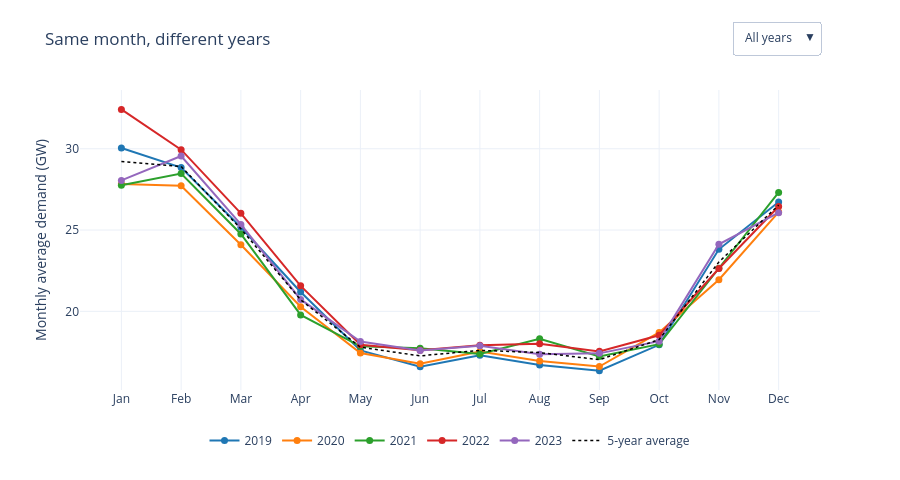

This figure's notebook cell:
### Code cell
months = ["Jan", "Feb", "Mar", "Apr", "May", "Jun", "Jul", "Aug", "Sep", "Oct", "Nov", "Dec"]
monthly = d.groupby([d.index.year, d.index.month])["gw"].mean().unstack(0)
avg5 = monthly.mean(axis=1)
years = list(monthly.columns)
colors = ["#1f77b4", "#ff7f0e", "#2ca02c", "#d62728", "#9467bd"]

fig2 = go.Figure()
for yr, col in zip(years, colors):
    diff = (monthly[yr] / avg5 - 1) * 100
    fig2.add_scatter(
        x=months, y=monthly[yr], customdata=diff, mode="lines+markers", name=str(yr),
        line=dict(color=col, width=2), marker=dict(color=col, size=7),
        hovertemplate=f"<b>{yr}</b> %{{x}}: %{{y:.1f}} GW<br>%{{customdata:+.1f}}% vs 5-year average"
                      "<extra></extra>")
fig2.add_scatter(x=months, y=avg5, mode="lines", name="5-year average",
                 line=dict(color="black", width=1.5, dash="dot"),
                 hovertemplate="5-year average %{x}: %{y:.1f} GW<extra></extra>")

def highlight(sel):
    """Colour the selected year, grey out the others (the average line stays black)."""
    c = [col if (sel is None or yr == sel) else "lightgrey" for yr, col in zip(years, colors)]
    w = [3.5 if yr == sel else (2 if sel is None else 1.2) for yr in years]
    return [{"line.color": c + ["black"], "marker.color": c + ["black"],
             "line.width": w + [1.5]}]

buttons = [dict(label="All years", method="restyle", args=highlight(None))]
buttons += [dict(label=str(yr), method="restyle", args=highlight(yr)) for yr in years]

fig2.update_layout(
    title="Same month, different years",
    yaxis_title="Monthly average demand (GW)",
    template="plotly_white", height=480, hovermode="closest",
    margin=dict(t=90, b=90),
    legend=dict(orientation="h", yanchor="top", y=-0.12, x=0.5, xanchor="center"),
    updatemenus=[dict(type="dropdown", buttons=buttons, x=1, xanchor="right",
                      y=1.12, yanchor="bottom", showactive=True)])
fig2.write_html(FIG / "demand_by_year.html")
fig2.show()

### Figure 1 — Plotly figure (JSON) as saved in the notebook; plotly's stock layout.template omitted (floating-point values rounded to 4 significant figures)
{"data": [{"customdata": [2.825, -0.2239, 0.3669, 2.306, -1.104, -3.886, -1.758, -4.353, -3.949, -1.773, 3.389, 0.7412], "hovertemplate": "<b>2019</b> %{x}: %{y:.1f} GW<br>%{customdata:+.1f}% vs 5-year average<extra></extra>", "line": {"color": "#1f77b4", "width": 2}, "marker": {"color": "#1f77b4", "size": 7}, "mode": "lines+markers", "name": "2019", "type": "scatter", "x": ["Jan", "Feb", "Mar", "Apr", "May", "Jun", "Jul", "Aug", "Sep", "Oct", "Nov", "Dec"], "y": [30.05, 28.84, 25.17, 21.19, 17.6, 16.59, 17.3, 16.7, 16.36, 17.94, 23.82, 26.73]}, {"customdata": [-4.764, -4.099, -3.933, -2.067, -2.022, -2.785, -0.405, -2.998, -2.458, 2.417, -4.715, -1.608], "hovertemplate": "<b>2020</b> %{x}: %{y:.1f} GW<br>%{customdata:+.1f}% vs 5-year average<extra></extra>", "line": {"color": "#ff7f0e", "width": 2}, "marker": {"color": "#ff7f0e", "size": 7}, "mode": "lines+markers", "name": "2020", "type": "scatter", "x": ["Jan", "Feb", "Mar", "Apr", "May", "Jun", "Jul", "Aug", "Sep", "Oct", "Nov", "Dec"], "y": [27.83, 27.72, 24.09, 20.28, 17.44, 16.78, 17.53, 16.94, 16.61, 18.71, 21.95, 26.11]}, {"customdata": [-5.006, -1.481, -1.282, -4.501, 0.2994, 2.714, -1.245, 4.862, 1.123, -1.555, -1.666, 2.947], "hovertemplate": "<b>2021</b> %{x}: %{y:.1f} GW<br>%{customdata:+.1f}% vs 5-year average<extra></extra>", "line": {"color": "#2ca02c", "width": 2}, "marker": {"color": "#2ca02c", "size": 7}, "mode": "lines+markers", "name": "2021", "type": "scatter", "x": ["Jan", "Feb", "Mar", "Apr", "May", "Jun", "Jul", "Aug", "Sep", "Oct", "Nov", "Dec"], "y": [27.76, 28.48, 24.76, 19.78, 17.85, 17.73, 17.39, 18.31, 17.22, 17.98, 22.65, 27.32]}, {"customdata": [10.95, 3.582, 3.774, 4.142, 0.8489, 2.009, 1.786, 3.089, 3.002, 1.448, -1.73, -0.3171], "hovertemplate": "<b>2022</b> %{x}: %{y:.1f} GW<br>%{customdata:+.1f}% vs 5-year average<extra></extra>", "line": {"color": "#d62728", "width": 2}, "marker": {"color": "#d62728", "size": 7}, "mode": "lines+markers", "name": "2022", "type": "scatter", "x": ["Jan", "Feb", "Mar", "Apr", "May", "Jun", "Jul", "Aug", "Sep", "Oct", "Nov", "Dec"], "y": [32.42, 29.94, 26.03, 21.57, 17.95, 17.61, 17.92, 18.0, 17.54, 18.53, 22.64, 26.45]}, {"customdata": [-4.001, 2.222, 1.074, 0.1202, 1.977, 1.947, 1.621, -0.5989, 2.282, -0.5364, 4.722, -1.763], "hovertemplate": "<b>2023</b> %{x}: %{y:.1f} GW<br>%{customdata:+.1f}% vs 5-year average<extra></extra>", "line": {"color": "#9467bd", "width": 2}, "marker": {"color": "#9467bd", "size": 7}, "mode": "lines+markers", "name": "2023", "type": "scatter", "x": ["Jan", "Feb", "Mar", "Apr", "May", "Jun", "Jul", "Aug", "Sep", "Oct", "Nov", "Dec"], "y": [28.05, 29.55, 25.35, 20.74, 18.15, 17.6, 17.89, 17.36, 17.42, 18.17, 24.12, 26.07]}, {"hovertemplate": "5-year average %{x}: %{y:.1f} GW<extra></extra>", "line": {"color": "black", "dash": "dot", "width": 1.5}, "mode": "lines", "name": "5-year average", "type": "scatter", "x": ["Jan", "Feb", "Mar", "Apr", "May", "Jun", "Jul", "Aug", "Sep", "Oct", "Nov", "Dec"], "y": [29.22, 28.91, 25.08, 20.71, 17.8, 17.26, 17.61, 17.46, 17.03, 18.27, 23.03, 26.53]}], "layout": {"height": 480, "hovermode": "closest", "legend": {"orientation": "h", "x": 0.5, "xanchor": "center", "y": -0.12, "yanchor": "top"}, "margin": {"b": 90, "t": 90}, "title": {"text": "Same month, different years"}, "updatemenus": [{"buttons": [{"args": [{"line.color": ["#1f77b4", "#ff7f0e", "#2ca02c", "#d62728", "#9467bd", "black"], "line.width": [2, 2, 2, 2, 2, 1.5], "marker.color": ["#1f77b4", "#ff7f0e", "#2ca02c", "#d62728", "#9467bd", "black"]}], "label": "All years", "method": "restyle"}, {"args": [{"line.color": ["#1f77b4", "lightgrey", "lightgrey", "lightgrey", "lightgrey", "black"], "line.width": [3.5, 1.2, 1.2, 1.2, 1.2, 1.5], "marker.color": ["#1f77b4", "lightgrey", "lightgrey", "lightgrey", "lightgrey", "black"]}], "label": "2019", "method": "restyle"}, {"args": [{"line.color": ["lightgrey", "#ff7f0e", "lightgrey", "lightgrey", "lightgrey", "black"], "line.width": [1.2, 3.5, 1.2, 1.2, 1.2, 1.5], "marker.color": ["lightgrey", "#ff7f0e", "lightgrey", "lightgrey", "lightgrey", "black"]}], "label": "2020", "method": "restyle"}, {"args": [{"line.color": ["lightgrey", "lightgrey", "#2ca02c", "lightgrey", "lightgrey", "black"], "line.width": [1.2, 1.2, 3.5, 1.2, 1.2, 1.5], "marker.color": ["lightgrey", "lightgrey", "#2ca02c", "lightgrey", "lightgrey", "black"]}], "label": "2021", "method": "restyle"}, {"args": [{"line.color": ["lightgrey", "lightgrey", "lightgrey", "#d62728", "lightgrey", "black"], "line.width": [1.2, 1.2, 1.2, 3.5, 1.2, 1.5], "marker.color": ["lightgrey", "lightgrey", "lightgrey", "#d62728", "lightgrey", "black"]}], "label": "2022", "method": "restyle"}, {"args": [{"line.color": ["lightgrey", "lightgrey", "lightgrey", "lightgrey", "#9467bd", "black"], "line.width": [1.2, 1.2, 1.2, 1.2, 3.5, 1.5], "marker.color": ["lightgrey", "lightgrey", "lightgrey", "lightgrey", "#9467bd", "black"]}], "label": "2023", "method": "restyle"}], "showactive": true, "type": "dropdown", "x": 1, "xanchor": "right", "y": 1.12, "yanchor": "bottom"}], "yaxis": {"title": {"text": "Monthly average demand (GW)"}}}}
